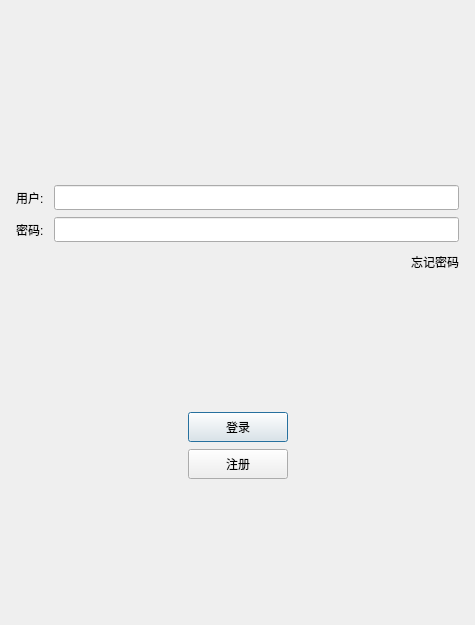
<?xml version="1.0" encoding="UTF-8"?>
<ui version="4.0">
 <class>LoginDialog</class>
 <widget class="QDialog" name="LoginDialog">
  <property name="geometry">
   <rect>
    <x>0</x>
    <y>0</y>
    <width>475</width>
    <height>625</height>
   </rect>
  </property>
  <property name="minimumSize">
   <size>
    <width>475</width>
    <height>625</height>
   </size>
  </property>
  <property name="maximumSize">
   <size>
    <width>475</width>
    <height>625</height>
   </size>
  </property>
  <property name="windowTitle">
   <string>Dialog</string>
  </property>
  <layout class="QVBoxLayout" name="verticalLayout_2">
   <item>
    <layout class="QVBoxLayout" name="verticalLayout">
     <property name="spacing">
      <number>7</number>
     </property>
     <property name="leftMargin">
      <number>5</number>
     </property>
     <property name="topMargin">
      <number>5</number>
     </property>
     <property name="rightMargin">
      <number>5</number>
     </property>
     <property name="bottomMargin">
      <number>5</number>
     </property>
     <item>
      <widget class="QWidget" name="widget" native="true">
       <layout class="QGridLayout" name="gridLayout">
        <item row="0" column="0">
         <widget class="QLabel" name="label">
          <property name="text">
           <string/>
          </property>
          <property name="pixmap">
           <pixmap resource="rc.qrc">:/res/ice.png</pixmap>
          </property>
          <property name="alignment">
           <set>Qt::AlignCenter</set>
          </property>
         </widget>
        </item>
       </layout>
      </widget>
     </item>
     <item>
      <spacer name="verticalSpacer">
       <property name="orientation">
        <enum>Qt::Vertical</enum>
       </property>
       <property name="sizeHint" stdset="0">
        <size>
         <width>20</width>
         <height>40</height>
        </size>
       </property>
      </spacer>
     </item>
     <item>
      <layout class="QHBoxLayout" name="horizontalLayout">
       <property name="spacing">
        <number>7</number>
       </property>
       <item>
        <widget class="QLabel" name="user_lable">
         <property name="minimumSize">
          <size>
           <width>0</width>
           <height>25</height>
          </size>
         </property>
         <property name="maximumSize">
          <size>
           <width>16777215</width>
           <height>25</height>
          </size>
         </property>
         <property name="text">
          <string>用户: </string>
         </property>
        </widget>
       </item>
       <item>
        <widget class="QLineEdit" name="user_edit">
         <property name="minimumSize">
          <size>
           <width>0</width>
           <height>25</height>
          </size>
         </property>
         <property name="maximumSize">
          <size>
           <width>16777215</width>
           <height>25</height>
          </size>
         </property>
        </widget>
       </item>
      </layout>
     </item>
     <item>
      <layout class="QHBoxLayout" name="horizontalLayout_2">
       <item>
        <widget class="QLabel" name="pass_lable">
         <property name="minimumSize">
          <size>
           <width>0</width>
           <height>25</height>
          </size>
         </property>
         <property name="maximumSize">
          <size>
           <width>16777215</width>
           <height>25</height>
          </size>
         </property>
         <property name="text">
          <string>密码: </string>
         </property>
        </widget>
       </item>
       <item>
        <widget class="QLineEdit" name="pass_edit">
         <property name="minimumSize">
          <size>
           <width>0</width>
           <height>25</height>
          </size>
         </property>
         <property name="maximumSize">
          <size>
           <width>16777215</width>
           <height>25</height>
          </size>
         </property>
        </widget>
       </item>
      </layout>
     </item>
     <item>
      <layout class="QHBoxLayout" name="horizontalLayout_3">
       <item>
        <spacer name="horizontalSpacer">
         <property name="orientation">
          <enum>Qt::Horizontal</enum>
         </property>
         <property name="sizeHint" stdset="0">
          <size>
           <width>40</width>
           <height>20</height>
          </size>
         </property>
        </spacer>
       </item>
       <item>
        <widget class="QLabel" name="forget_lable">
         <property name="minimumSize">
          <size>
           <width>0</width>
           <height>25</height>
          </size>
         </property>
         <property name="maximumSize">
          <size>
           <width>16777215</width>
           <height>25</height>
          </size>
         </property>
         <property name="text">
          <string>忘记密码</string>
         </property>
        </widget>
       </item>
      </layout>
     </item>
     <item>
      <spacer name="verticalSpacer_2">
       <property name="orientation">
        <enum>Qt::Vertical</enum>
       </property>
       <property name="sizeHint" stdset="0">
        <size>
         <width>20</width>
         <height>40</height>
        </size>
       </property>
      </spacer>
     </item>
     <item>
      <layout class="QHBoxLayout" name="horizontalLayout_4">
       <item>
        <spacer name="horizontalSpacer_2">
         <property name="orientation">
          <enum>Qt::Horizontal</enum>
         </property>
         <property name="sizeHint" stdset="0">
          <size>
           <width>40</width>
           <height>20</height>
          </size>
         </property>
        </spacer>
       </item>
       <item>
        <widget class="QPushButton" name="login_btn">
         <property name="minimumSize">
          <size>
           <width>100</width>
           <height>30</height>
          </size>
         </property>
         <property name="maximumSize">
          <size>
           <width>100</width>
           <height>30</height>
          </size>
         </property>
         <property name="text">
          <string>登录</string>
         </property>
        </widget>
       </item>
       <item>
        <spacer name="horizontalSpacer_3">
         <property name="orientation">
          <enum>Qt::Horizontal</enum>
         </property>
         <property name="sizeHint" stdset="0">
          <size>
           <width>40</width>
           <height>20</height>
          </size>
         </property>
        </spacer>
       </item>
      </layout>
     </item>
     <item>
      <layout class="QHBoxLayout" name="horizontalLayout_7">
       <item>
        <spacer name="horizontalSpacer_5">
         <property name="orientation">
          <enum>Qt::Horizontal</enum>
         </property>
         <property name="sizeHint" stdset="0">
          <size>
           <width>40</width>
           <height>20</height>
          </size>
         </property>
        </spacer>
       </item>
       <item>
        <widget class="QPushButton" name="reg_btn">
         <property name="minimumSize">
          <size>
           <width>100</width>
           <height>30</height>
          </size>
         </property>
         <property name="maximumSize">
          <size>
           <width>100</width>
           <height>30</height>
          </size>
         </property>
         <property name="text">
          <string>注册</string>
         </property>
        </widget>
       </item>
       <item>
        <spacer name="horizontalSpacer_4">
         <property name="orientation">
          <enum>Qt::Horizontal</enum>
         </property>
         <property name="sizeHint" stdset="0">
          <size>
           <width>40</width>
           <height>20</height>
          </size>
         </property>
        </spacer>
       </item>
      </layout>
     </item>
     <item>
      <spacer name="verticalSpacer_3">
       <property name="orientation">
        <enum>Qt::Vertical</enum>
       </property>
       <property name="sizeHint" stdset="0">
        <size>
         <width>20</width>
         <height>40</height>
        </size>
       </property>
      </spacer>
     </item>
    </layout>
   </item>
  </layout>
 </widget>
 <resources>
  <include location="rc.qrc"/>
 </resources>
 <connections/>
</ui>
